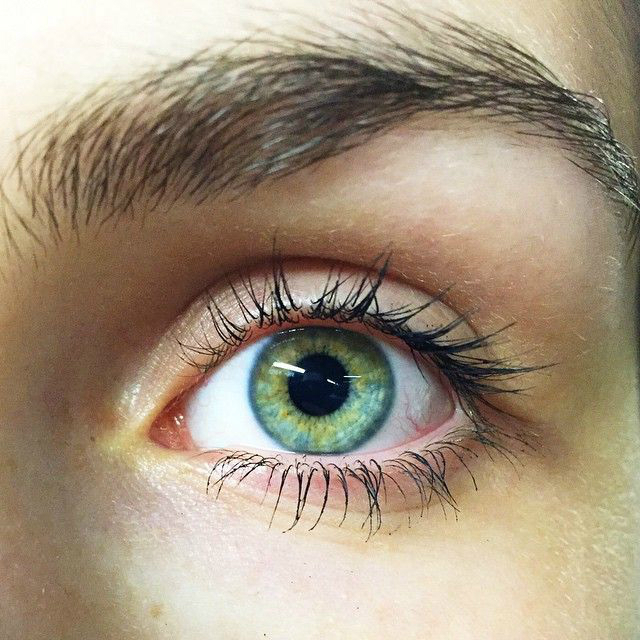
#> input picture eye.jpg, 640 x 640 px
$ python ex3.py   (older library calls are emulated)
#> lines starting #> are read from the running program, lines starting #| are printed output that depends on the picture
import os
import numpy as np
from imageio import imread
from scipy.ndimage.filters import convolve1d
from skimage.color import rgb2grey
import matplotlib.pyplot as plt

BASE_FILTER = np.array([1, 1])
RGB = 2
GRAYSCALE = 1
FACTOR = 256


def read_image(filename, representation):
    """
    this function read an image.
    :param filename: image name or path to read.
    :param representation: 1 for RGB, 2 for GRAYSCALE
    :return: an image in float64 format.
    """
#> called with filename = 'eye.jpg', representation = 2
    if representation == GRAYSCALE:
        image = imread(filename)
        if image.ndim == 3:
            return rgb2grey(image)
        return image / 255
    elif representation == RGB:
        image = imread(filename)
#> image is the input picture: shape (640, 640, 3); mean R, G, B 164.1, 148.7, 127.5
        return image / 255
#> call 2 of read_image, with filename = 'moon.jpg', representation = 2
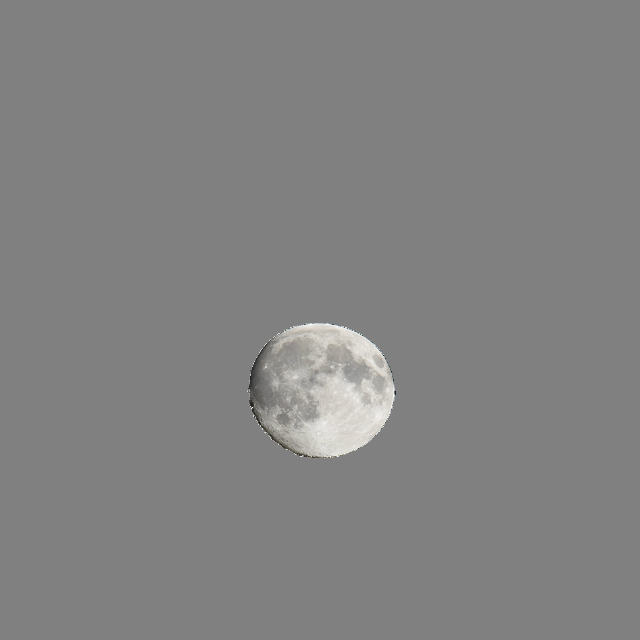
#> input picture moon.jpg, 640 x 640 px
#> in read_image, image is the input picture: shape (640, 640, 3); mean R, G, B 130, 129.9, 129.7
#> call 3 of read_image, with filename = 'moonmaskinv.jpg', representation = 1
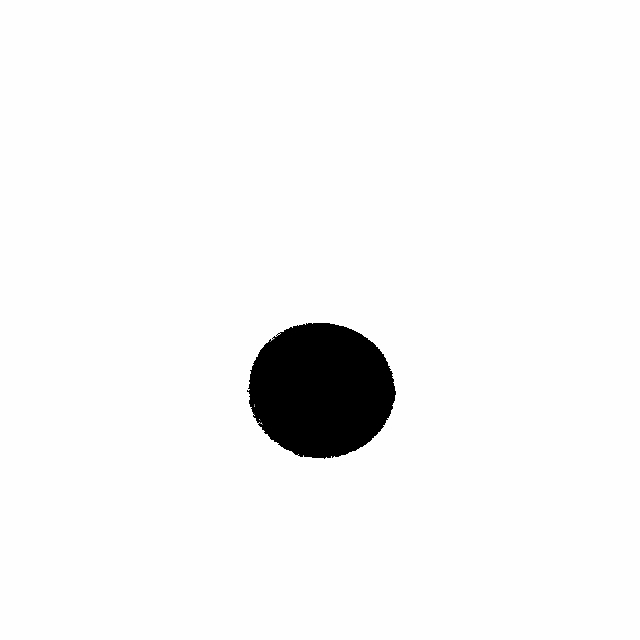
#> input picture moonmaskinv.jpg, 640 x 640 px
#> in read_image, image is the input picture: shape (640, 640, 3); mean R, G, B 244.3, 244.3, 244.3
    else:
        exit()


# [12 lines left out: function imdisplay, not called in this run]


def build_filter(size):
    """
    this function buils the gaussian filter vector.
    :param size: the size of the gaussian filter
    :return: the normalized gaussian vector of size size
    """
#> called with size = 3
    gaus = np.array(BASE_FILTER).astype(np.uint64)
    for i in range(size - 2):
        gaus = np.convolve(gaus, BASE_FILTER)
    return gaus * (2 ** -(size - 1))


def reduce(im, filter):
    """
    reduce the image size by 2.
    :param im: image to reduce
    :param filter: size of blur filter to use
    :return: reduced image
    """
    im = convolve1d(im, filter, mode='constant')
    im = convolve1d(im.T, filter, mode='constant')
    return im.T[::2, ::2]


def expand(im, filter):
    """
    expand the image size by 2.
    :param im: image to expand
    :param filter: size of blur filter to use
    :return: expanded image
    """
    x, y = im.shape
    im = np.insert(im, np.arange(1, y + 1, 1), 0, axis=1)
    im = np.insert(im, np.arange(1, x + 1, 1), 0, axis=0)
    im = convolve1d(im, 2 * filter, mode='constant')
    im = convolve1d(im.T, 2 * filter, mode='constant')
    return im.T


def build_gaussian_pyramid(im, max_levels, filter_size):
    """
    this method builds a gaussian pyramid of an input grayscale image.
    :param im: input grayscale image.
    :param max_levels: maximum number of levels in the pyramid.
    :param filter_size: size of gaussian blur to use.
    :return: (the gaussian pyramid as a list, filter vector (1,filter_size))
    """
    gaussian_pyramid = list()
    gaussian_pyramid.append(im)
    filter = build_filter(filter_size)
    for i in range(max_levels):
        x, y = im.shape
        if x < 16 or y < 16:
            break
        im = reduce(im, filter)
        gaussian_pyramid.append(im)
#> after the loop, gaussian_pyramid = 7 items
    return gaussian_pyramid, filter.reshape((1, filter_size))


def build_laplacian_pyramid(im, max_levels, filter_size):
    """
    this method builds a laplacia pyramid of an input grayscale image.
    :param im: input grayscale image.
    :param max_levels: maximum number of levels in the pyramid.
    :param filter_size: size of gaussian blur to use.
    :return: (the laplacian pyramid as a list, filter vector (1,filter_size))
    """
    gaussian_pyramid, filter = build_gaussian_pyramid(im, max_levels, filter_size)
#> gaussian_pyramid = 7 items; filter = [[0.25, 0.5, 0.25]]
    laplacian_pyramid = list()
    for i in range(len(gaussian_pyramid) - 1):
        laplacian = gaussian_pyramid[i] - expand(gaussian_pyramid[i + 1], filter.reshape((filter_size,)))
        laplacian_pyramid.append(laplacian)
#> this loop made 6 passes
#> (x in expand, y in expand) on passes 1 to 6: (320, 320), (160, 160), (80, 80), (40, 40), (20, 20), (10, 10)
#> after the loop, laplacian_pyramid = 6 items
    laplacian_pyramid.append(gaussian_pyramid[-1])
    return laplacian_pyramid, filter


def laplacian_to_image(lpyr, filter_vec, coeff):
    """
    this function constructs laplacian pyramid back to an image.
    :param lpyr: the laplacian pyramid
    :param filter_vec: the vector returned by the function to create the pyramid.
    :param coeff: a list of coefficients specifying weight of each level of the pyramid
    :return: reconstructed image.
    """
    x, y = filter_vec.shape
    while len(lpyr) > 1:
        lpyr[-2] = (lpyr[-2] + coeff[-1] * expand(lpyr[-1], filter_vec.reshape((y,))))
        lpyr = lpyr[:-1]
        coeff = coeff[:-1]
    return lpyr[0]


# [27 lines left out: functions render_pyramid, display_pyramid, not called in this run]


def pyramid_blending(im1, im2, mask, max_levels, filter_size_im, filter_size_mask):
    """
    this method blends 2 different GRAYSACLE images using a given mask image.
    :param im1: first image to blend
    :param im2: second image to blend
    :param mask: mask to use
    :param max_levels: maximum number of levels when building the pyramid
    :param filter_size_im: filter size to use on images when building the pyrmaid
    :param filter_size_mask: filter size to use on mask when building the pyrmaid
    :return: the blended rendered image
    """
    lap1, filter1 = build_laplacian_pyramid(im1, max_levels, filter_size_im)
#> lap1 = 7 items; filter1 = [[0.25, 0.5, 0.25]]
    lap2, filter2 = build_laplacian_pyramid(im2, max_levels, filter_size_im)
#> the loop in build_laplacian_pyramid (call 2), `for i in range(len(gaussian_pyramid) - 1):` made 6 passes
#> pass 1, in expand (call 7), `im = convolve1d(im, 2 * filter, mode='constant')`:
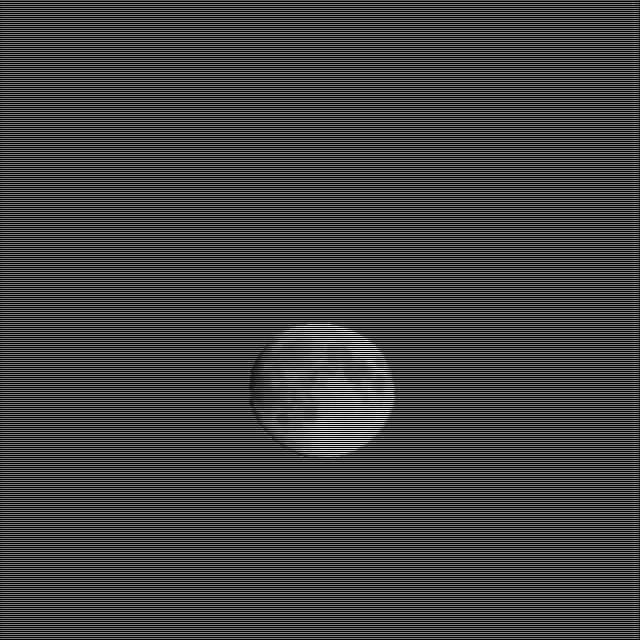
#> im: shape (640, 640) float64; min 0, max 0.932, mean 0.254
#> lap2 = 7 items; filter2 = [[0.25, 0.5, 0.25]]
    gaus, gaus_filter = build_gaussian_pyramid(mask.astype(np.float64), max_levels, filter_size_mask)
#> gaus = 7 items; gaus_filter = [[0.25, 0.5, 0.25]]
    lap_out = []
    for i in range(len(lap1)):
        lap_out.append(gaus[i] * lap1[i] + (1 - gaus[i]) * lap2[i])
#> this loop made 7 passes
#> after the loop, lap_out = 7 items
    coef = [1 for i in range(len(lap_out))]
#> coef = [1, 1, 1, 1, 1, 1, 1]
    return laplacian_to_image(lap_out, filter1, coef)
#> the loop in laplacian_to_image, `while len(lpyr) > 1:` made 6 passes
#> (x in expand, y in expand, coeff) on passes 1 to 6: (10, 10, [1, 1, 1, 1, 1, 1]), (20, 20, [1, 1, 1, 1, 1]), (40, 40, [1, 1, 1, 1]), (80, 80, [1, 1, 1]), (160, 160, [1, 1]), (320, 320, [1])
#> in laplacian_to_image, `return lpyr[0]`:
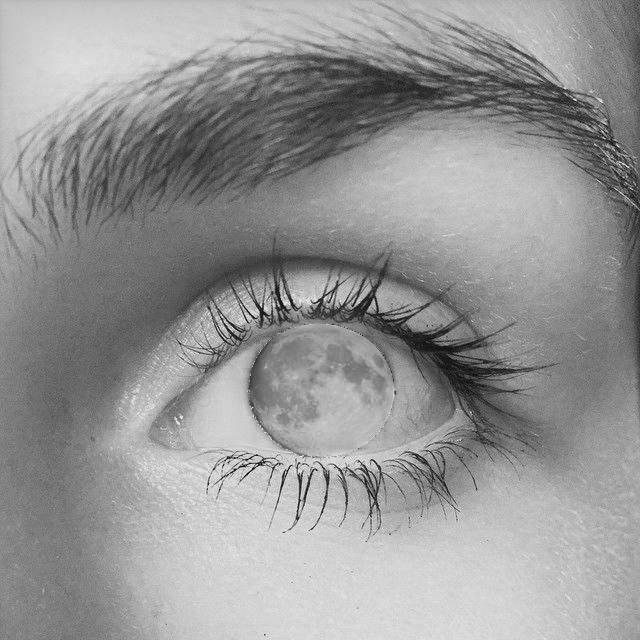
#> returned value: shape (640, 640) float64; min -0.0572, max 1.14, mean 0.65; drawn with min black and max white


def pyramid_blend_RGB(im1, im2, mask, max_levels, filter_size_im, filter_size_mask):
    """
    this method blends 2 different RGB images using a given mask image.
    :param im1: first image to blend
    :param im2: second image to blend
    :param mask: mask to use
    :param max_levels: maximum number of levels when building the pyramid
    :param filter_size_im: filter size to use on images when building the pyrmaid
    :param filter_size_mask: filter size to use on mask when building the pyrmaid
    :return: the blended rendered image
    """
    res_R = pyramid_blending(im1[:, :, 0], im2[:, :, 0], mask, max_levels, filter_size_im, filter_size_mask)
    res_G = pyramid_blending(im1[:, :, 1], im2[:, :, 1], mask, max_levels, filter_size_im, filter_size_mask)
#> the loop in build_gaussian_pyramid (call 4), `for i in range(max_levels):` made 7 passes
#> pass 1, in build_gaussian_pyramid (call 4), `im = reduce(im, filter)`:
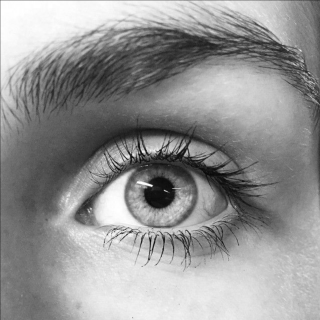
#> im: shape (320, 320) float64; min 0.0319, max 1, mean 0.582
#> the loop in build_laplacian_pyramid (call 3), `for i in range(len(gaussian_pyramid) - 1):` made 6 passes
#> pass 1, in expand (call 19), `im = np.insert(im, np.arange(1, y + 1, 1), 0, axis=1)`:
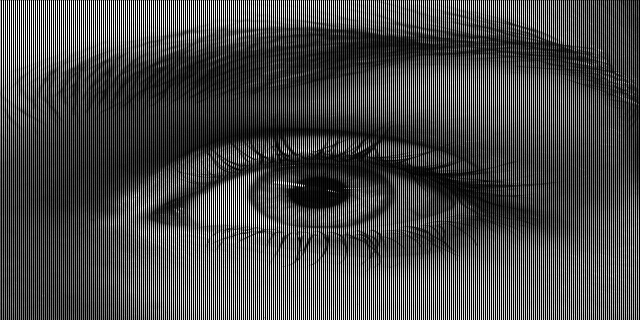
#> im: shape (320, 640) float64; min 0, max 1, mean 0.291
#> pass 1, in expand (call 19), `im = convolve1d(im, 2 * filter, mode='constant')`:
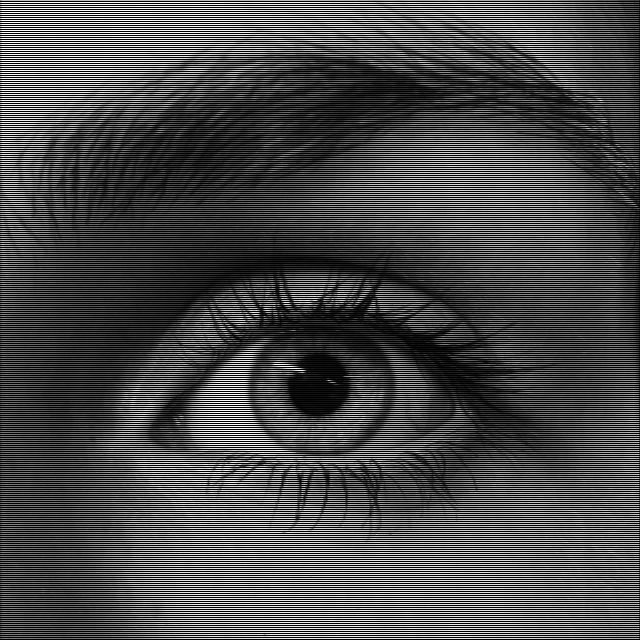
#> im: shape (640, 640) float64; min 0, max 1, mean 0.291
#> the loop in pyramid_blending (call 2), `for i in range(len(lap1)):` made 7 passes
#> the loop in laplacian_to_image (call 2), `while len(lpyr) > 1:` made 6 passes
    res_B = pyramid_blending(im1[:, :, 2], im2[:, :, 2], mask, max_levels, filter_size_im, filter_size_mask)
    res = np.stack((res_R, res_G, res_B), axis=-1)
    return res


def combine_plot(im1, im2, mask, im_blend):
    """
    polt all images in the same figure
    :param im1: 1st RGB image
    :param im2: 2nd RGB image
    :param mask: grayscale image.
    :param im_blend: result RGB image.
    """
    plt.figure(facecolor='black')
    plt.subplot(2, 2, 1)
    plt.imshow(im1)
    plt.subplot(2, 2, 2)
    plt.imshow(im2)
    plt.subplot(2, 2, 3)
    plt.imshow(mask, cmap='gray')
    plt.subplot(2, 2, 4)
    plt.imshow(im_blend)
    plt.show()


def path(filename):
    """
    changes filename to relative path
    :param filename: file name to change
    :return: relative path
    """
    return os.path.join(os.path.dirname(__file__), filename)


def blending_example1():
    """
    this performs an example image blending
    :return: image 1, image 2, mask as bool , result
    """
    eye = read_image(path('eye.jpg'), 2)
    moon = read_image(path('moon.jpg'), 2)
    mask = read_image(path('moonmaskinv.jpg'), 1)
    res = pyramid_blend_RGB(eye, moon, mask, 10, 3, 3)
    combine_plot(eye, moon, mask, np.clip(res, 0, 1))
    return eye, moon, mask.astype(np.bool), res


# [11 lines left out: function blending_example2, not called in this run]


if __name__ == '__main__':
    blending_example1()
    # blending_example2()
